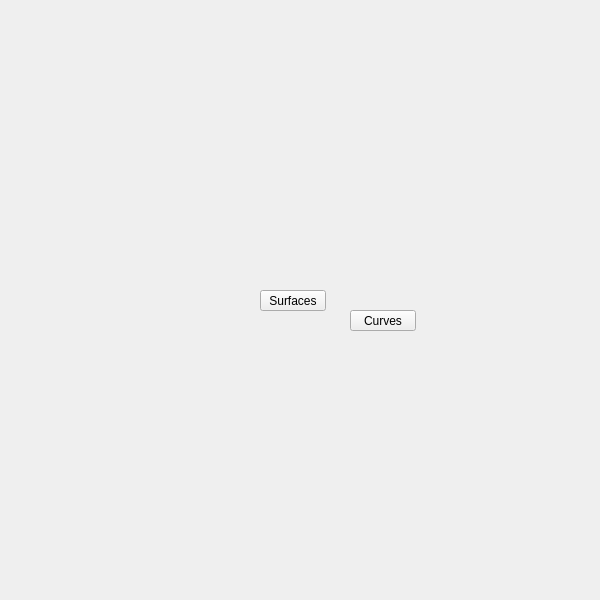
<?xml version="1.0" encoding="UTF-8"?>
<ui version="4.0">
 <class>QtUi</class>
 <widget class="QMainWindow" name="QtUi">
  <property name="enabled">
   <bool>true</bool>
  </property>
  <property name="geometry">
   <rect>
    <x>0</x>
    <y>0</y>
    <width>600</width>
    <height>600</height>
   </rect>
  </property>
  <property name="sizePolicy">
   <sizepolicy hsizetype="Ignored" vsizetype="Ignored">
    <horstretch>0</horstretch>
    <verstretch>0</verstretch>
   </sizepolicy>
  </property>
  <property name="minimumSize">
   <size>
    <width>0</width>
    <height>0</height>
   </size>
  </property>
  <property name="maximumSize">
   <size>
    <width>600</width>
    <height>600</height>
   </size>
  </property>
  <property name="cursor">
   <cursorShape>ArrowCursor</cursorShape>
  </property>
  <property name="accessibleName">
   <string>surfaces</string>
  </property>
  <property name="toolButtonStyle">
   <enum>Qt::ToolButtonIconOnly</enum>
  </property>
  <property name="tabShape">
   <enum>QTabWidget::Triangular</enum>
  </property>
  <property name="dockNestingEnabled">
   <bool>true</bool>
  </property>
  <property name="dockOptions">
   <set>QMainWindow::AllowNestedDocks|QMainWindow::AllowTabbedDocks|QMainWindow::AnimatedDocks|QMainWindow::ForceTabbedDocks</set>
  </property>
  <widget class="QWidget" name="widget">
   <property name="sizePolicy">
    <sizepolicy hsizetype="Ignored" vsizetype="Ignored">
     <horstretch>0</horstretch>
     <verstretch>0</verstretch>
    </sizepolicy>
   </property>
   <widget class="QPushButton" name="i046">
    <property name="geometry">
     <rect>
      <x>260</x>
      <y>290</y>
      <width>66</width>
      <height>21</height>
     </rect>
    </property>
    <property name="minimumSize">
     <size>
      <width>0</width>
      <height>21</height>
     </size>
    </property>
    <property name="maximumSize">
     <size>
      <width>66</width>
      <height>21</height>
     </size>
    </property>
    <property name="accessibleName">
     <string>surfaces</string>
    </property>
    <property name="text">
     <string>Surfaces</string>
    </property>
   </widget>
   <widget class="QPushButton" name="i045">
    <property name="geometry">
     <rect>
      <x>350</x>
      <y>310</y>
      <width>66</width>
      <height>21</height>
     </rect>
    </property>
    <property name="minimumSize">
     <size>
      <width>0</width>
      <height>21</height>
     </size>
    </property>
    <property name="maximumSize">
     <size>
      <width>66</width>
      <height>21</height>
     </size>
    </property>
    <property name="accessibleName">
     <string>curves</string>
    </property>
    <property name="text">
     <string>Curves</string>
    </property>
   </widget>
  </widget>
 </widget>
 <resources/>
 <connections/>
 <designerdata>
  <property name="gridDeltaX">
   <number>5</number>
  </property>
  <property name="gridDeltaY">
   <number>10</number>
  </property>
  <property name="gridSnapX">
   <bool>true</bool>
  </property>
  <property name="gridSnapY">
   <bool>true</bool>
  </property>
  <property name="gridVisible">
   <bool>true</bool>
  </property>
 </designerdata>
</ui>
